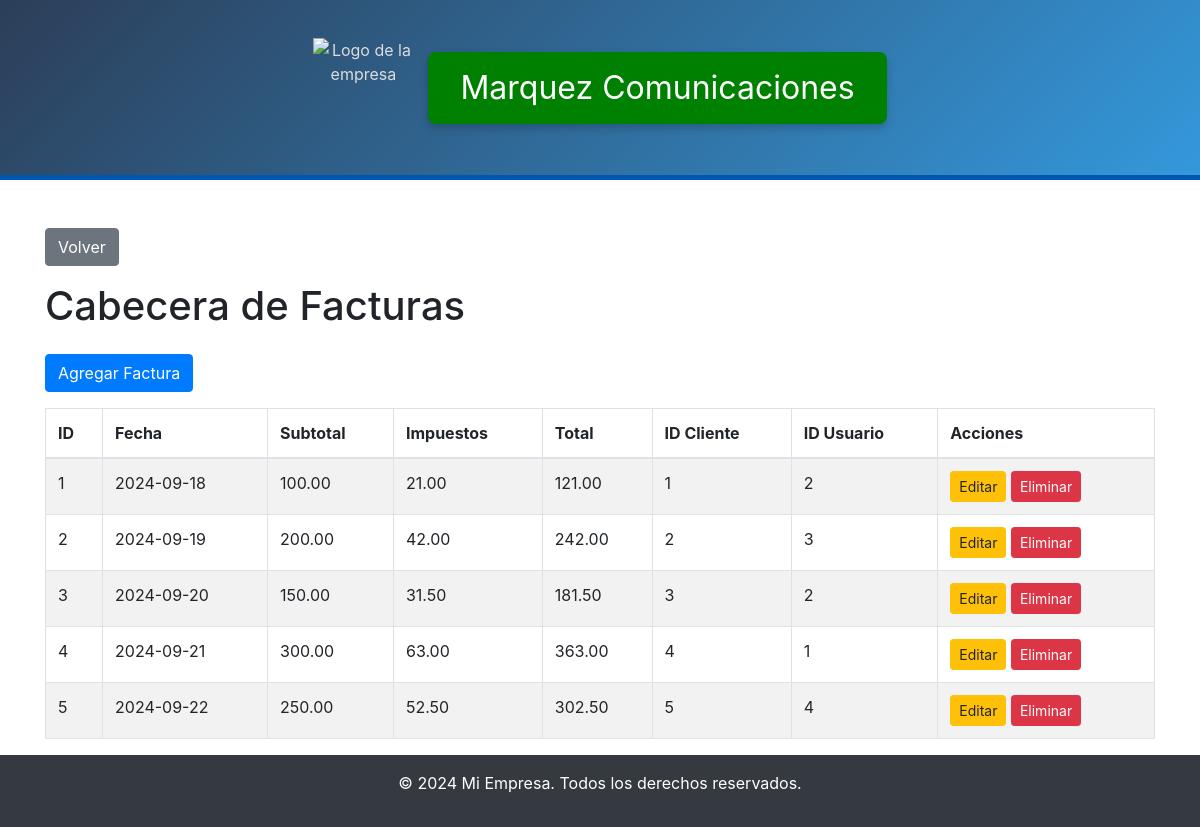
The page /administrador/cabecera_factura/index.php on the database its author committed.
### tables this page shows
CREATE TABLE `cabecera_factura` (
  `id_cabecera_factura` int(11) NOT NULL,
  `fecha_factura` date NOT NULL,
  `subtotal_factura` decimal(10,2) NOT NULL,
  `impuestos` decimal(10,2) DEFAULT NULL,
  `total_factura` decimal(10,2) DEFAULT NULL,
  `id_clientes` int(11) NOT NULL,
  `id_usuario` int(11) DEFAULT NULL,
  `id_operacion` int(11) NOT NULL,
  `id_tipo_comprobante` int(11) NOT NULL,
  `id_tipo_de_pago` int(11) DEFAULT NULL,
  `id_pedido_reparacion` int(11) DEFAULT NULL
);

### administrador/cabecera_factura/index.php (the view, shortened to what this page needs)
<?php
include '../../base_datos/db.php';
$query = "SELECT * FROM cabecera_factura";
$result = mysqli_query($conn, $query);
?>
<?php include('../../includes/header.php'); ?>
<div class="container mt-5">
    <a href="../administrador.php" class="btn btn-secondary mb-3">Volver</a>
    <h1 class="mb-4">Cabecera de Facturas</h1>
    <a href="create.php" class="btn btn-primary mb-3">Agregar Factura</a>
    <table class="table table-striped table-bordered">
        <thead>
            <tr>
                <th>ID</th>
                <th>Fecha</th>
                <th>Subtotal</th>
                <th>Impuestos</th>
                <th>Total</th>
                <th>ID Cliente</th>
                <th>ID Usuario</th>
                <th>Acciones</th>
            </tr>
        </thead>
        <tbody>
            <?php while ($row = mysqli_fetch_assoc($result)) { ?>
            <tr>
                <td><?php echo htmlspecialchars($row['id_cabecera_factura']); ?></td>
                <td><?php echo htmlspecialchars($row['fecha_factura']); ?></td>
                <td><?php echo htmlspecialchars($row['subtotal_factura']); ?></td>
                <td><?php echo htmlspecialchars($row['impuestos']); ?></td>
                <td><?php echo htmlspecialchars($row['total_factura']); ?></td>
                <td><?php echo htmlspecialchars($row['id_clientes']); ?></td>
                <td><?php echo htmlspecialchars($row['id_usuario']); ?></td>
                <td>
                    <a href="edit.php?id=<?php echo htmlspecialchars($row['id_cabecera_factura']); ?>" class="btn btn-warning btn-sm">Editar</a>
                    <a href="delete.php?id=<?php echo htmlspecialchars($row['id_cabecera_factura']); ?>" class="btn btn-danger btn-sm">Eliminar</a>
                </td>
            </tr>
            <?php } ?>
        </tbody>
    </table>
</div>
<?php include('../../includes/footer.php'); ?>

### includes/header.php (style rules this page uses)
body { padding-top: 180px; }

### rows shown on the page
cabecera_factura: id_cabecera_factura "1", fecha_factura "2024-09-18", subtotal_factura "100.00", impuestos "21.00", total_factura "121.00", id_clientes "1", id_usuario "2"
cabecera_factura: id_cabecera_factura "2", fecha_factura "2024-09-19", subtotal_factura "200.00", impuestos "42.00", total_factura "242.00", id_clientes "2", id_usuario "3"
cabecera_factura: id_cabecera_factura "3", fecha_factura "2024-09-20", subtotal_factura "150.00", impuestos "31.50", total_factura "181.50", id_clientes "3", id_usuario "2"
cabecera_factura: id_cabecera_factura "4", fecha_factura "2024-09-21", subtotal_factura "300.00", impuestos "63.00", total_factura "363.00", id_clientes "4", id_usuario "1"
cabecera_factura: id_cabecera_factura "5", fecha_factura "2024-09-22", subtotal_factura "250.00", impuestos "52.50", total_factura "302.50", id_clientes "5", id_usuario "4"
